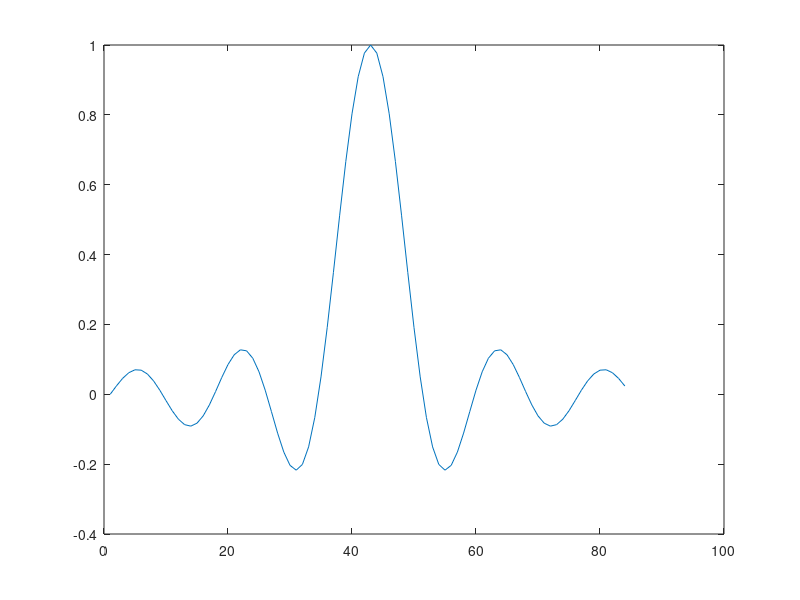
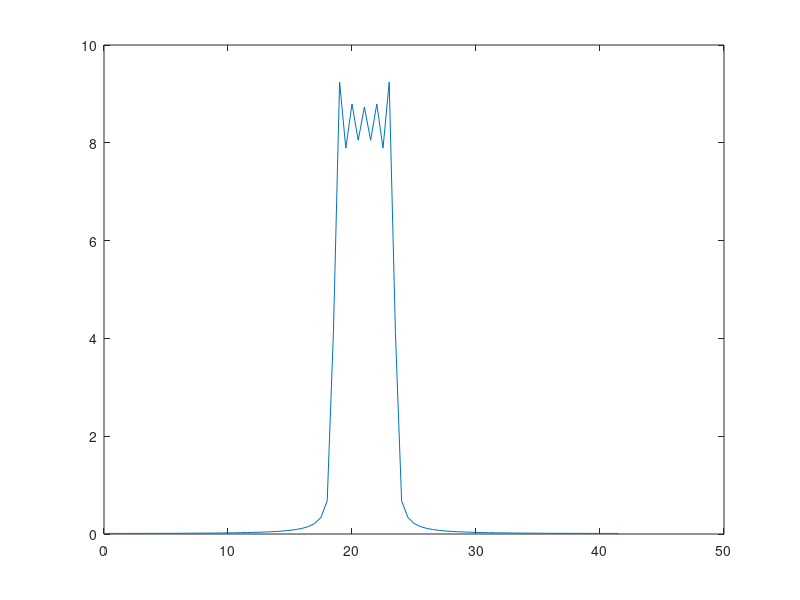

MATLAB code for these plots, in order:
clc;
clear all;
fs=42;
ts=1/42;
f=5;
t=-1:ts:1-ts;
x=sin(pi*t*f)./(pi*t*f);
x(fs+1)=1;
figure(1);
plot(x);
y=fft(x);
N=length(y);
fr=(0:N-1)*fs/N;
figure(2);
plot(fr,abs(fftshift(y)));